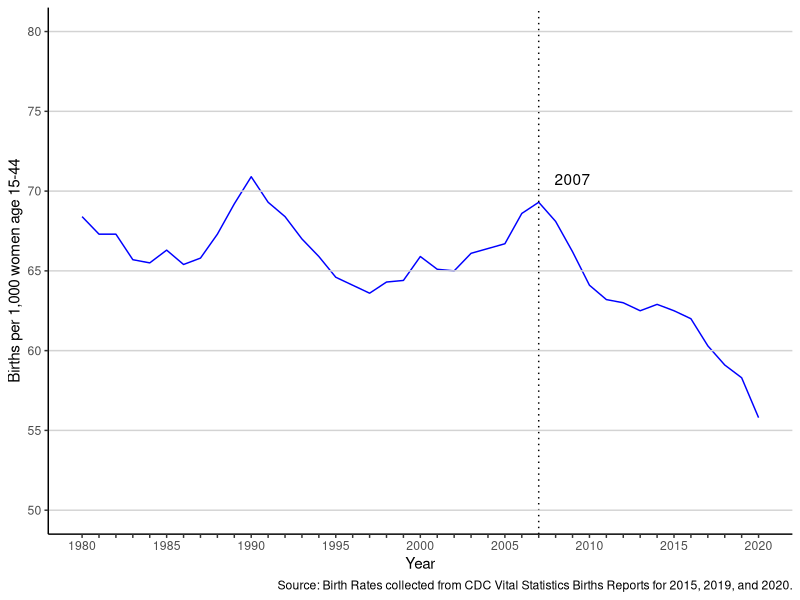
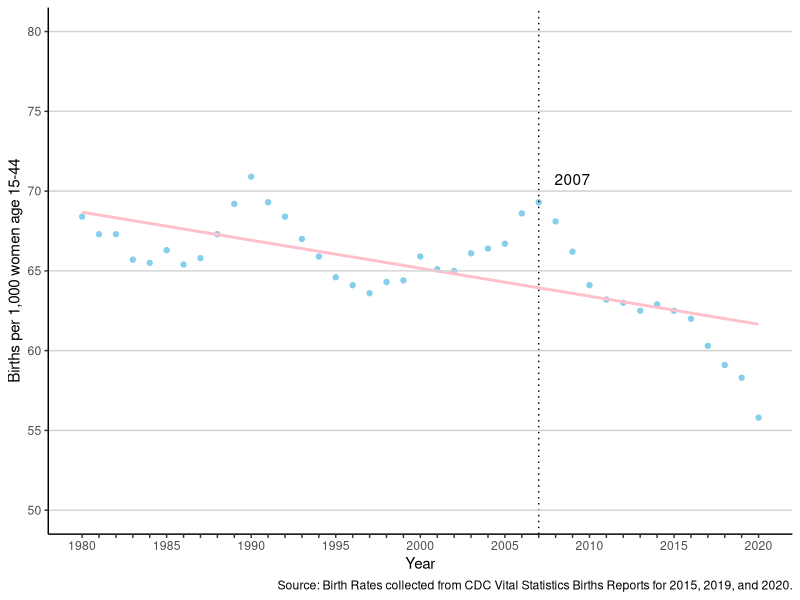
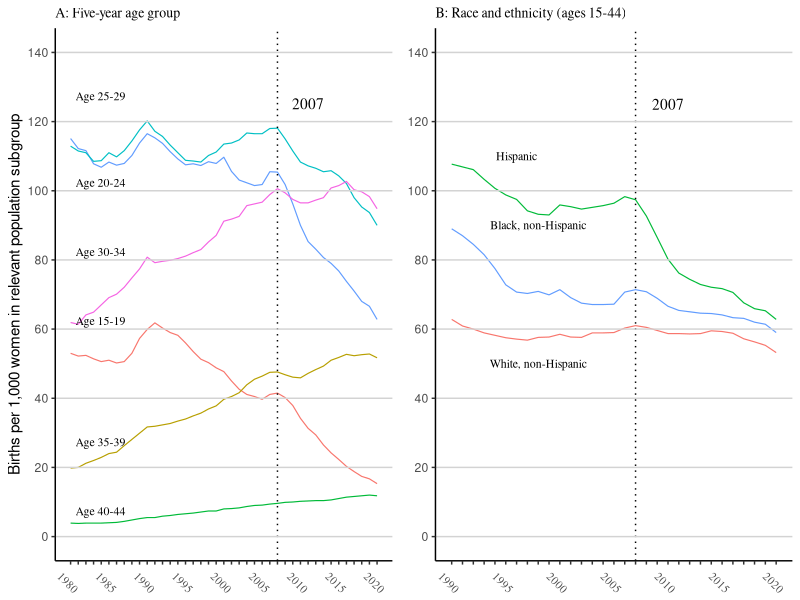
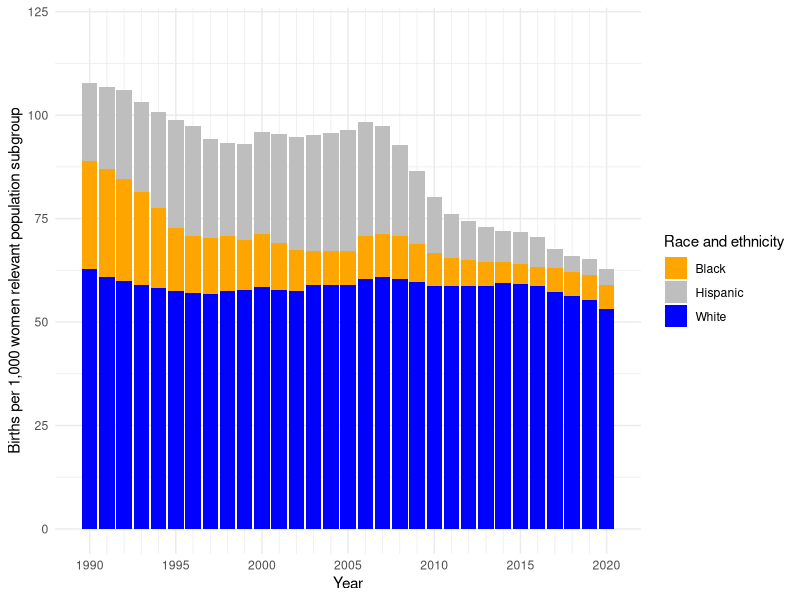

Recreate these plots in R, in order.
## ---- chunk 1
#| include: false
#| warning: false
#| message: false

library(tidyverse)
library(palmerpenguins)
## ---- chunk 2
#| echo: false
#| eval: true
#| warning: false
#| message: false
#| label: fig-bratetrend-graph
#| fig-cap: "Trend in US Birth Rates"


# Load necessary libraries
library(ggplot2)

# Set seed for reproducibility
set.seed(123)

# Read the data from CSV file
data <- read.csv(file = here::here("outputs/data/fig_1.csv"))

# Plotting the data
ggplot(data, aes(x = year, y = brate_all)) +
  geom_line(color = "blue") +
  geom_vline(xintercept = 2007, linetype = "dotted") +
  annotate("text", x = 2009, y = 70, label = "2007", vjust = -0.5, hjust = 0.5, color = "black") +
  geom_hline(yintercept = seq(50, 80, by = 5), color = "lightgrey") +
  scale_y_continuous(limits = c(50, 80), breaks = seq(50, 80, by = 5)) +
  scale_x_continuous(limits = c(1980, 2020), breaks = seq(1980, 2020, by = 1), labels = function(x) ifelse(x %% 5 == 0, x, "")) +
  labs(x = "Year", y = "Births per 1,000 women age 15-44",
       caption = "Source: Birth Rates collected from CDC Vital Statistics Births Reports for 2015, 2019, and 2020.") +
  theme_classic()
## ---- chunk 3
#| echo: false
#| eval: true
#| warning: false
#| message: false
#| label: fig-scatter-graph
#| fig-cap: "Negative Trend in US Birth Rates"

# Load necessary libraries
library(ggplot2)

# Set seed for reproducibility
set.seed(123)

# Read the data from CSV file
data <- read.csv(file = here::here("outputs/data/fig_1.csv"))

# Plotting the data with scatter plot and trend line
ggplot(data, aes(x = year, y = brate_all)) +
  geom_point(color = "skyblue") +
  geom_smooth(method = "lm", se = FALSE, color = "pink") +
  geom_vline(xintercept = 2007, linetype = "dotted") +
  annotate("text", x = 2009, y = 70, label = "2007", vjust = -0.5, hjust = 0.5, color = "black") +
  geom_hline(yintercept = seq(50, 80, by = 5), color = "lightgrey") +
  scale_y_continuous(limits = c(50, 80), breaks = seq(50, 80, by = 5)) +
  scale_x_continuous(limits = c(1980, 2020), breaks = seq(1980, 2020, by = 1), labels = function(x) ifelse(x %% 5 == 0, x, "")) +
  labs(x = "Year", y = "Births per 1,000 women age 15-44",
       caption = "Source: Birth Rates collected from CDC Vital Statistics Births Reports for 2015, 2019, and 2020.") +
  theme_classic()
## ---- chunk 4
#| echo: false
#| eval: true
#| warning: false
#| message: false
#| label: fig-bratepop-graph
#| fig-cap: "Trends in Birth Rates by Population Subgroup"

# Load necessary libraries
library(ggplot2)
library(gridExtra)

# Set seed for reproducibility
set.seed(123)

# Read the data from CSV file
data <- read.csv(file = here::here("outputs/data/figs_2a_2b.csv"))

# Plotting the first line graph (Graph A)
graph_A <- ggplot(data, aes(x = year)) +
  geom_line(aes(y = brate_1519, color = "blue"), size = 0.4) +
  geom_line(aes(y = brate_2024, color = "orange"), size = 0.4) +
  geom_line(aes(y = brate_2529, color = "grey"), size = 0.4) +
  geom_line(aes(y = brate_3034, color = "yellow"), size = 0.4) +
  geom_line(aes(y = brate_3539, color = "cyan"), size = 0.4) +
  geom_line(aes(y = brate_4044, color = "green"), size = 0.4) +
  geom_text(data = data[data$year == 2020,], aes(x = year, y = brate_1519, label = "Age 15-19"), x = 1980, y = 60, hjust = -0.1, vjust = -0.5, size = 3, family = "Times") +
  geom_text(data = data[data$year == 2020,], aes(x = year, y = brate_2024, label = "Age 20-24"), x = 1980, y = 100, hjust = -0.1, vjust = -0.5, size = 3, family = "Times") +
  geom_text(data = data[data$year == 2020,], aes(x = year, y = brate_2529, label = "Age 25-29"), x = 1980, y = 125 , hjust = -0.1, vjust = -0.5, size = 3, family = "Times") +
  geom_text(data = data[data$year == 2020,], aes(x = year, y = brate_3034, label = "Age 30-34"), x = 1980, y = 80, hjust = -0.1, vjust = -0.5, size = 3, family = "Times") +
  geom_text(data = data[data$year == 2020,], aes(x = year, y = brate_3539, label = "Age 35-39"), x = 1980, y = 25, hjust = -0.1, vjust = -0.5, size = 3, family = "Times") +
  geom_text(data = data[data$year == 2020,], aes(x = year, y = brate_4044, label = "Age 40-44"), x = 1980, y = 5, hjust = -0.1, vjust = -0.5, size = 3, family = "Times") +
  geom_vline(xintercept = 2007, linetype = "dotted") +
  annotate("text", x = 2011, y = 122, label = "2007", vjust = -0.5, hjust = 0.5, color = "black", family = "Times") +
  geom_hline(yintercept = seq(0, 140, by = 20), color = "lightgrey") +
  scale_y_continuous(limits = c(0, 140), breaks = seq(0, 140, by = 20), labels = seq(0, 140, by = 20)) +
  scale_x_continuous(limits = c(1980, 2020), breaks = seq(1980, 2020, by = 1), labels = function(x) ifelse(x %% 5 == 0, x, "")) +
  labs(x = NULL, 
       y = 'Births per 1,000 women in relevant population subgroup',
       title = "A: Five-year age group",
       caption = NULL,
       family = "Times") +
  theme_classic() +
  theme(axis.text.x = element_text(angle = -45, family = "Times", size = 8),
        plot.title = element_text(size = 10, family = "Times"),
        legend.position = "none")

# Plotting the second line graph (Graph B)
graph_B <- ggplot(data, aes(x = year)) +
  geom_line(aes(y = brate_hisp, color = "grey"), size = 0.4) +
  geom_line(aes(y = brate_blacknh, color = "orange"), size = 0.4) +
  geom_line(aes(y = brate_whitenh, color = "blue"), size = 0.4) +
  geom_text(data = data[data$year == 2020,], aes(x = year, y = brate_hisp, label = "Hispanic"), x = 1996, y = 110, size = 3, family = "Times") +
  geom_text(data = data[data$year == 2020,], aes(x = year, y = brate_blacknh, label = "Black, non-Hispanic"), x = 1998, y = 90, size = 3, family = "Times") +
  geom_text(data = data[data$year == 2020,], aes(x = year, y = brate_whitenh, label = "White, non-Hispanic"), x = 1998, y = 50, size = 3, family = "Times") +
  geom_vline(xintercept = 2007, linetype = "dotted") + annotate("text", x = 2010, y = 125, label = "2007", color = "black", family = "Times") +
  geom_hline(yintercept = seq(0, 140, by = 20), color = "lightgrey") + scale_y_continuous(limits = c(0, 140), breaks = seq(0, 140, by = 20), labels = seq(0, 140, by = 20)) + scale_x_continuous(limits = c(1990, 2020), breaks = seq(1990, 2020, by = 1), labels = function(x) ifelse(x %% 5 == 0, x, "")) + labs(x = NULL, y = NULL,
       title = "B: Race and ethnicity (ages 15-44)") +
  theme_classic() +
  theme(axis.text.x = element_text(angle = -45, family = "Times", size = 8),
        plot.title = element_text(size = 10, family = "Times"),
        legend.position = "none")

# Arrange both graphs side by side
grid.arrange(graph_A, graph_B, nrow = 1)

## ---- chunk 5
#| echo: false
#| eval: true
#| warning: false
#| message: false
#| label: tbl-trendssub-table
#| tbl-cap: "Trends in Birth Rates by Population Race and Ethnicity"

# Load necessary libraries
library(dplyr)
library(knitr)
library(kableExtra)

# Read the data from CSV file
data <- read.csv(file = here::here("outputs/data/figs_2a_2b.csv"))

# Filter the data to include years starting from 1990
filtered_data <- data %>%
  filter(year >= 1990)

# Select the required columns and rename them
selected_data <- filtered_data %>%
  select(Year = year, White = brate_whitenh, Black = brate_blacknh, Hispanic = brate_hisp)

# Print the table using additional styling
kable(selected_data, caption = "Trends in Birth Rates by Population Race and Ethnicity (ages 15-44)", format = "html") %>%
  kable_styling(full_width = FALSE) %>%
  add_header_above(c("","Births per 1,000 women" = 3))

## ---- chunk 6
#| echo: false
#| eval: true
#| warning: false
#| message: false
#| label: fig-trendssub-graph
#| fig-cap: "Trends in Birth Rates by Population Race and Ethnicity"

# Load required libraries
library(dplyr)
library(ggplot2)

# Refer to the table a
# Assume selected_data contains the relevant data

# Create bar graphs for each racial/ethnic group
bar_plot <- ggplot(selected_data, aes(x = Year)) +
  geom_bar(aes(y = Hispanic, fill = "Hispanic"), stat = "identity", position = "stack") +
  geom_bar(aes(y = Black, fill = "Black"), stat = "identity", position = "stack") +
  geom_bar(aes(y = White, fill = "White"), stat = "identity", position = "stack") +
  labs(x = "Year",
       y = "Births per 1,000 women relevant population subgroup") +
  scale_fill_manual(values = c(Hispanic = "grey", Black = "orange", White = "blue"),
                    name = "Race and ethnicity") +
  theme_minimal() +
  scale_x_continuous(breaks = seq(1990, 2020, by = 5), minor_breaks = seq(1990, 2020, by = 1)) +
  ylim(0, 120)

# Print the bar plot
print(bar_plot)
